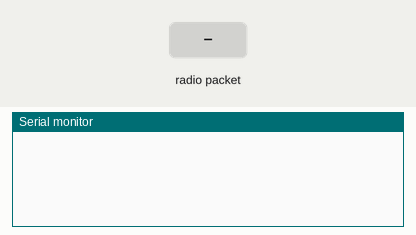
Simulated run of this sketch. Board: Arduino Uno, built with avr-gcc and run on an emulated ATmega328P. On the bench: the last lines printed to the serial monitor. The inputs (shaded band) are chosen by the test bench. No radio packets arrive unless stated.

Above: at 1.2 s.
1.3 s: radio packet "1" arrives
At 2.4 s:
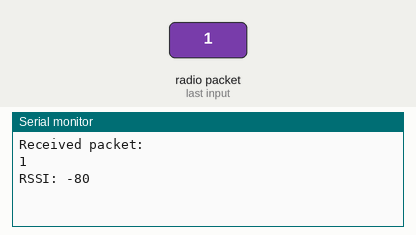
2.8 s: radio packet "0" arrives
At 3.5 s:
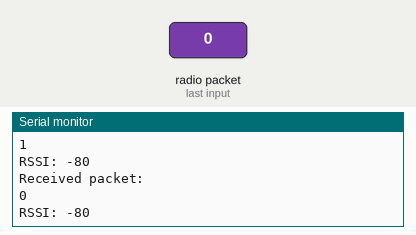
4.3 s: radio packet "2" arrives
At 4.6 s:
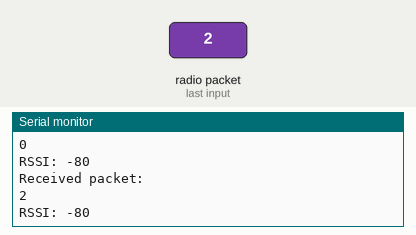

The sketch:

loraR.ino
```cpp
#include <SPI.h>
#include <LoRa.h>

void setup() {
  // put your setup code here, to run once:
  Serial.begin(9600);

  if (!LoRa.begin(868100000)) {

 Serial.println("Starting LoRa failed!");

 while (1);
 }
}

void loop() {
  // put your main code here, to run repeatedly:

  int packetSize = LoRa.parsePacket();
   if (packetSize) {

   // received packet
   Serial.println("");
   Serial.println("Received packet: ");
   // read the packet
   String message = "";
   while (LoRa.available()) {
   message += (char)LoRa.read();
 }
 // print the Packet and RSSI
 Serial.println(message);
 Serial.print("RSSI: ");

 Serial.println(LoRa.packetRssi());
   }
}
```

Measured:
- after the input at 1.3 s, the serial monitor: prints a new line at once (image 1)
- after the input at 2.8 s, the serial monitor: prints a new line at once (image 2)
- after the input at 4.3 s, the serial monitor: prints a new line at once (image 3)
